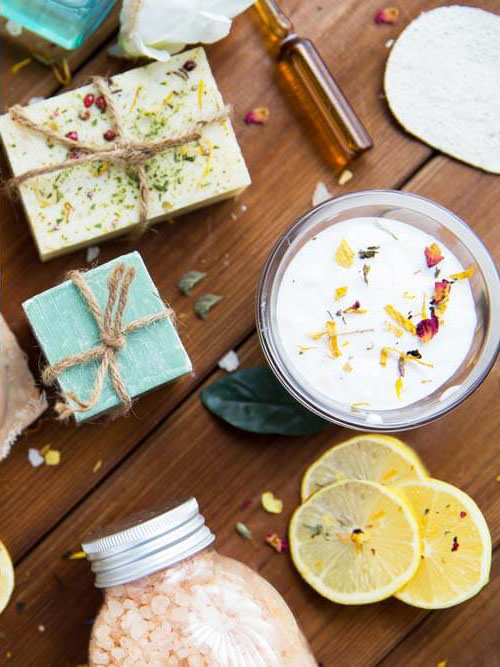
#> input picture Imagens/ImagemBase.jpg, 500 x 667 px, found by its file name
$ python 'Similaridade de Imagens  - Exemplo - Versão 1.1.0.py'
#> lines starting #> are read from the running program, lines starting #| are printed output that depends on the picture; after the words box and inside, x2 and y2 are one past the last pixel; in counts of white or black regions, pixels touching at a corner belong together
#
########################################################################
# Importação das Bibliotecas Necessárias
########################################################################
#
from skimage.metrics import structural_similarity
import imageio
import cv2 as cv
import numpy as np
import matplotlib.pyplot as plt
import os
from pathlib import Path

#
########################################################################
# Funções de Apoio
########################################################################
#
def LimpaTerminal ():
    if os.name == "nt":
       _ = os.system( "cls" )
    else:
      _ = os.system( "clear ")
    return ()

def Similaridade (imgBase, imgAlvo):
    (GrauSimilaridade, imgDiff) = structural_similarity(imgBase, imgAlvo, full=True)
    return (GrauSimilaridade, imgDiff)

#
########################################################################
# Definições Gerais
########################################################################
#
NomeImagemAlvo = "ImagemAlvo.jpg"
NomeImagemBase = "ImagemBase.jpg"
NomeImagemGif  = "ImagemComparacao.gif"
dirRaiz = Path.home()
dirBase = "LocalCV"
dirImagem = "Imagens"
dirCaminhoAlvo = str(Path(dirRaiz, dirBase, dirImagem, NomeImagemAlvo))
dirCaminhoBase = str(Path(dirRaiz, dirBase, dirImagem, NomeImagemBase))
dirCaminhoOutput = str(Path(dirRaiz, dirBase, dirImagem, NomeImagemGif))

#
########################################################################
# Lendo as Imagens
########################################################################
#
imgBase = cv.imread ( dirCaminhoBase, cv.IMREAD_COLOR )
#> imgBase is the input picture: shape (667, 500, 3); mean B, G, R 120.2, 143.7, 163.2
if imgBase is None:
   LimpaTerminal ()
   print( "Não Foi Localizada a Imagem : ", NomeImagemBase)
   exit ()


imgAlvo = cv.imread ( dirCaminhoAlvo, cv.IMREAD_COLOR )
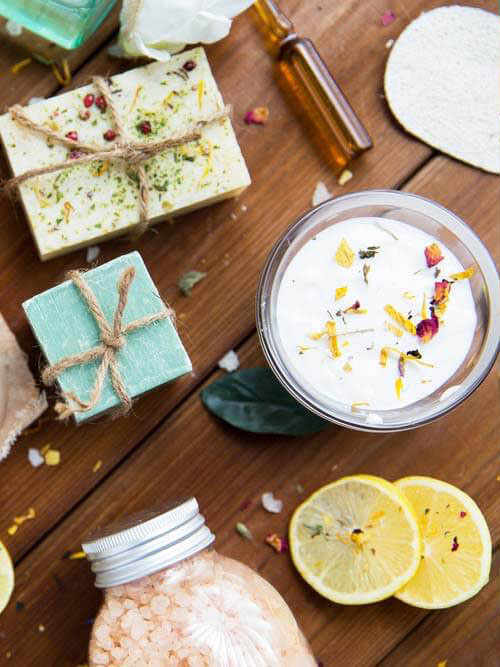
#> input picture Imagens/ImagemAlvo.jpg, 500 x 667 px, found by its file name
#> imgAlvo is the input picture: shape (667, 500, 3); mean B, G, R 118.8, 142.1, 162
if imgAlvo is None:
   LimpaTerminal ()
   print( "Não Foi Localizada a Imagem : ", NomeImagemAlvo)
   exit ()

#
########################################################################
# Convertendo para Tons de Cinza
########################################################################
#
imgOriginalReserva = np.copy (imgBase)
imgBaseCinza = cv.cvtColor(imgBase, cv.COLOR_BGR2GRAY)
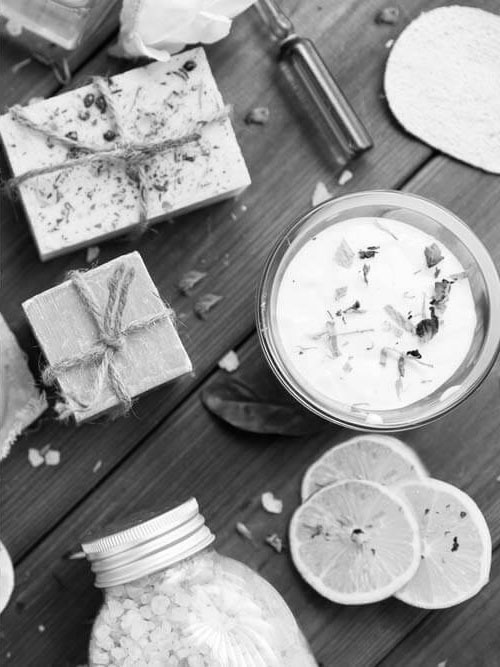
#> imgBaseCinza: shape (667, 500); min 0, max 255, mean 146.9
imgAlvoCinza = cv.cvtColor(imgAlvo, cv.COLOR_BGR2GRAY)

#
########################################################################
# Calculando a Similaridade
########################################################################
#
(GrauSimilaridade, imgDiferenca) = Similaridade (imgBaseCinza, imgAlvoCinza)
#> in Similaridade, `(GrauSimilaridade, imgDiff) = structural_similarity(imgBase, imgAlvo, ..`:
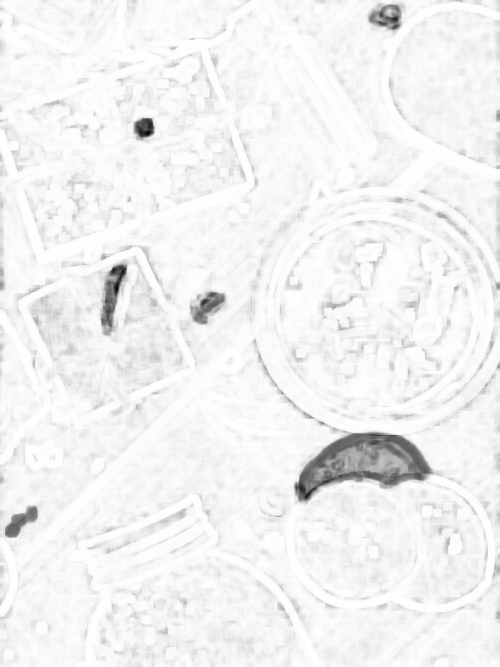
#> imgDiff: shape (667, 500) float64; min -0.598, max 1, mean 0.919; drawn with min black and max white
#> in Similaridade, `(GrauSimilaridade, imgDiff) = structural_similarity(imgBase, imgAlvo, ..`: GrauSimilaridade = 0.92
#> GrauSimilaridade = 0.92

#
########################################################################
# Transforma Resultados de Reais para Inteiros
########################################################################
#
imgDiferenca = (imgDiferenca * 255).astype("uint8")
imgDiferencaBox = cv.merge([imgDiferenca, imgDiferenca, imgDiferenca])

#
########################################################################
# Busca os Contornos para Obter as Regiões que Diferem
########################################################################
#
Limiar = cv.threshold(imgDiferenca, 0, 255, cv.THRESH_BINARY_INV | cv.THRESH_OTSU)[1]
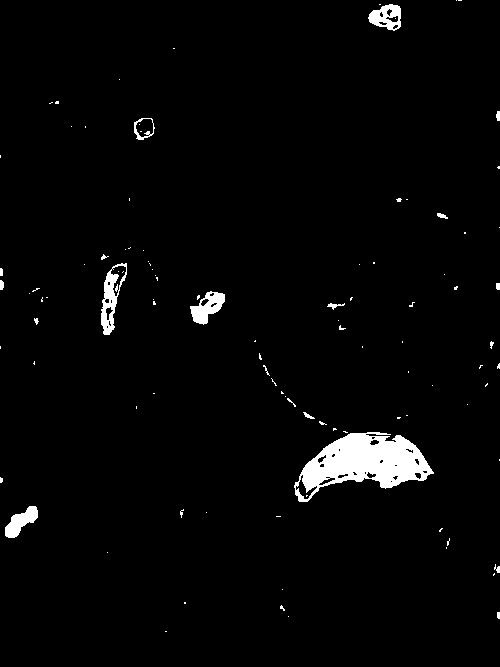
#> Limiar: shape (667, 500); 2.5% white; 103 white regions (84 under 20 px)
Contornos = cv.findContours(Limiar, cv.RETR_EXTERNAL, cv.CHAIN_APPROX_SIMPLE)
#> Contornos = 97 contours, 86 with area under 20; largest, box (x1, y1, x2, y2) and area: (294, 432, 434, 502) 5281, (101, 263, 127, 335) 934, (190, 291, 225, 325) 615, (368, 4, 401, 31) 593, (5, 506, 38, 538) 488
Contornos = Contornos[0] if len(Contornos) == 2 else Contornos[1]

imgMascara = np.zeros(imgBase.shape, dtype='uint8')
imgPreenchida = np.copy (imgAlvo)

#
########################################################################
# Percorre os Contornos
########################################################################
#
for cAux in Contornos:
    iArea = cv.contourArea(cAux)
    if iArea > 40:
        x,y,w,h = cv.boundingRect(cAux)
        cv.rectangle(imgBase, (x, y), (x + w, y + h), (36,255,12), 2)
        cv.rectangle(imgAlvo, (x, y), (x + w, y + h), (36,255,12), 2)
        cv.rectangle(imgDiferencaBox, (x, y), (x + w, y + h), (36,255,12), 2)
        cv.drawContours(imgMascara, [cAux], 0, (255,255,255), -1)
        cv.drawContours(imgPreenchida, [cAux], 0, (0,255,0), -1)
#> this loop made 97 passes
#> (iArea, x, y, w, h) on passes 16, 19, 58, 71, 88, 94: (488.5, 5, 506, 33, 32), (5281, 294, 432, 140, 70), (615, 190, 291, 35, 34), (934.5, 101, 263, 26, 72), (333, 134, 118, 21, 22), (593, 368, 4, 33, 27)
#> iArea on passes 25, 49: 22, 31
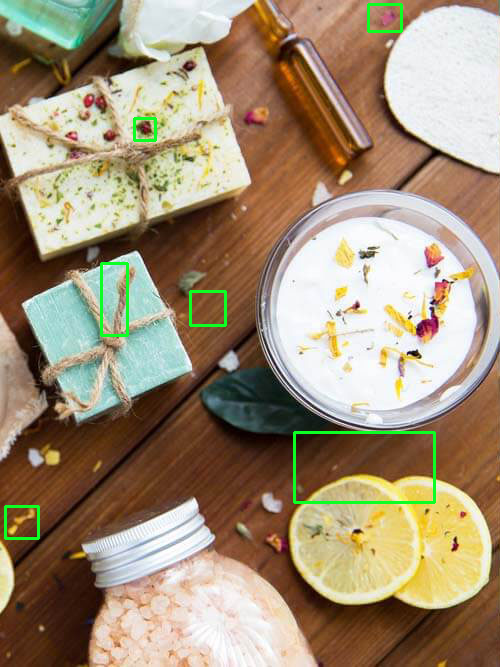
#> imgAlvo: shape (667, 500, 3); 0.97% of pixels changed, all inside (x1, y1, x2, y2) = (4, 3, 436, 540)
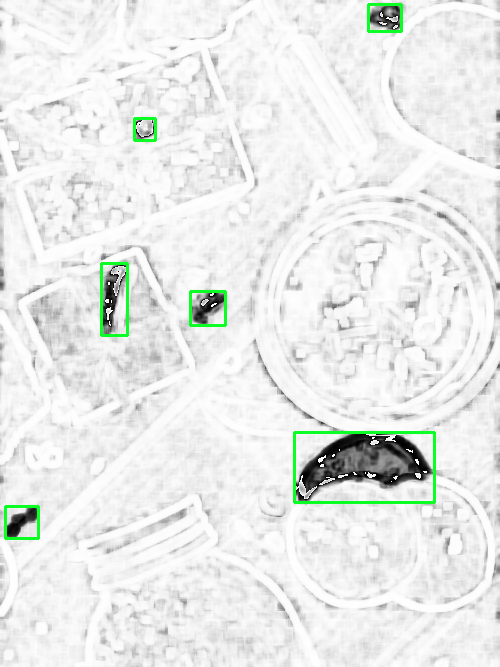
#> imgDiferencaBox: shape (667, 500, 3); mean of channels 0, 1, 2 233, 235.2, 232.8; drawn as B, G, R
#> imgMascara: shape (667, 500, 3); 2.6% white; 6 white regions, box (x1, y1, x2, y2) and area: (294, 432, 434, 502) 5478, (101, 263, 127, 335) 1016, (190, 291, 225, 325) 668, (368, 4, 401, 31) 639, (5, 506, 38, 538) 536, (134, 118, 155, 140) 367
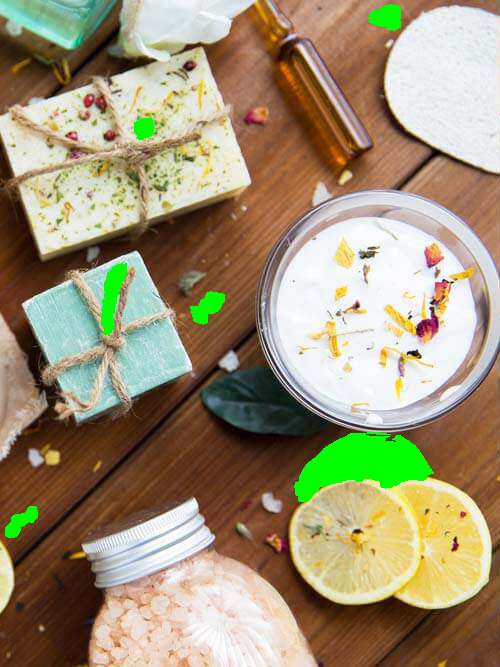
#> imgPreenchida: shape (667, 500, 3); 2.61% of pixels changed, all inside (x1, y1, x2, y2) = (5, 4, 434, 538)

#
########################################################################
# Convertendo para Matplotlib
########################################################################
#
imgOriginalReserva = cv.cvtColor(imgOriginalReserva, cv.COLOR_BGR2RGB)
imgAlvo = cv.cvtColor(imgAlvo, cv.COLOR_BGR2RGB)
imgDiferenca = cv.cvtColor(imgDiferenca, cv.COLOR_BGR2RGB)
imgDiferencaBox = cv.cvtColor(imgDiferencaBox, cv.COLOR_BGR2RGB)
imgMascara = cv.cvtColor(imgMascara, cv.COLOR_BGR2RGB)
imgPreenchida = cv.cvtColor(imgPreenchida, cv.COLOR_BGR2RGB)

#
########################################################################
# Apresentação dos Resultados
########################################################################
#
Grafico = plt.figure()

Grafico.add_subplot(2,3,1)
plt.imshow(imgOriginalReserva )
plt.title("Original")

Grafico.add_subplot(2,3,2)
plt.imshow(imgAlvo )
plt.title('Grau de Similaridade\n ({:.2f})'.format(GrauSimilaridade))

Grafico.add_subplot(2,3,3)
plt.imshow(imgDiferenca )
plt.title("Diferença Imagem")

Grafico.add_subplot(2,3,4)
plt.imshow(imgDiferencaBox )
plt.title("Diferença Preenchida")

Grafico.add_subplot(2,3,5)
plt.imshow(imgMascara )
plt.title("Máscara")

Grafico.add_subplot(2,3,6)
plt.imshow(imgPreenchida )
plt.title("Preenchimento")

plt.tight_layout ()
plt.show ()

#
########################################################################
# Loop de Criação do Gif Animado
########################################################################
#
lstFrame = []
for iAux in range (0, 100):
    if ( (iAux % 2) == 0):
       lstFrame.append(imgOriginalReserva)
    else:
       lstFrame.append(imgPreenchida)
#> after the loop, lstFrame = 100 items

#
########################################################################
# Salvando o Gif Animado a Duracao é em ms (50 fps == 20 duration)
########################################################################
#
#> (the run stopped early here; a loop or call above may not have finished)
